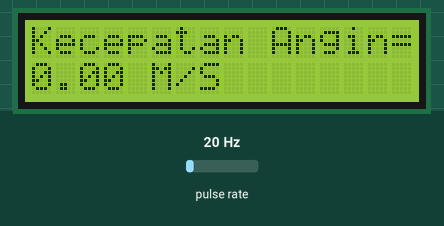
This sketch was run on a simulated ESP8266 (NodeMCU). Shown: 16×2 character LCD. Wiring (inferred from the names in the program): pulse sensor: data GPIO 14. Inputs (shaded band) come from the test bench; at power-on: pulse rate 20 Hz. What the sketch prints to the serial monitor is not drawn.

Above: at 0.1 s.
At 10.1 s:
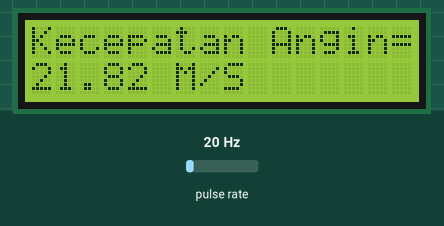
At 20.2 s:
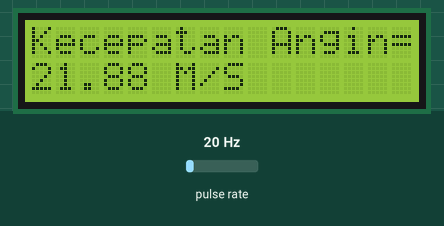

Measured:
- what the display in image 0 shows lasts 10.0 s, from 0.1 s to 10.1 s
- what the display in image 1 shows lasts 10.0 s, from 10.1 s to 20.1 s

The sketch:

kecepatan_angin_zhafira_NodeMCU_dengan_LCD.ino
```cpp
#include <LiquidCrystal_I2C.h>

int16_t alamat_i2c_lcd = 0x27;
LiquidCrystal_I2C lcd(alamat_i2c_lcd, 16, 2);
// anemometer parameters
volatile byte rpmcount; // hitung signals
volatile unsigned long last_micros;
unsigned long timeold;
unsigned long timemeasure = 10.00; // detik
int timetoSleep = 1;               // menit
unsigned long sleepTime = 15;      // menit
unsigned long timeNow;
int countThing = 0;
int GPIO_pulse = 14;               // NodeMCU = D5
float rpm, rotasi_per_detik;       // rotasi/detik
float kecepatan_kilometer_per_jam; // kilometer/jam
float kecepatan_meter_per_detik;   //meter/detik
volatile boolean flag = false;

void ICACHE_RAM_ATTR rpm_anemometer()
{
  flag = true;
}

void setup()
{
  pinMode(GPIO_pulse, INPUT_PULLUP);
  digitalWrite(GPIO_pulse, LOW);
  Serial.begin(9600);
  lcd.begin();
  lcd.backlight();
  lcd.clear();
  detachInterrupt(digitalPinToInterrupt(GPIO_pulse));                         // memulai Interrupt pada nol
  attachInterrupt(digitalPinToInterrupt(GPIO_pulse), rpm_anemometer, RISING); //Inisialisasi pin interupt
  rpmcount = 0;
  rpm = 0;
  timeold = 0;
  timeNow = 0;
  lcd.setCursor(0, 0);
  lcd.print("Kecepatan Angin=");
  lcd.setCursor(0, 1);
  lcd.print("0.00 M/S  ");

} // end of setup

void loop()
{
  // Cek apakah flag bernilai true, yang menandakan bahwa kondisi tertentu telah terpenuhi
  if (flag == true)
  {
    // Cek apakah waktu sejak deteksi terakhir sudah lebih dari atau sama dengan 5000 mikrodetik (5 milidetik)
    if (long(micros() - last_micros) >= 5000)
    {
      // Jika ya, maka tambahkan satu ke penghitung rpm (rpmcount)
      rpmcount++;
      // Perbarui waktu terakhir ketika magnet terdeteksi dengan waktu saat ini
      last_micros = micros();
    }
    // Setelah memproses, setel flag kembali ke false untuk menandakan bahwa kondisi telah ditangani
    flag = false; // reset flag
  }

  if ((millis() - timeold) >= timemeasure * 1000)
  {
    countThing++;
    detachInterrupt(digitalPinToInterrupt(GPIO_pulse));      // Menonaktifkan interrupt saat menghitung
    rotasi_per_detik = float(rpmcount) / float(timemeasure); // rotasi per detik

    //kecepatan_meter_per_detik = rotasi_per_detik; // rotasi/detik sebelum dikalibrasi untuk dijadikan meter per detik
    kecepatan_meter_per_detik = ((-0.0181 * (rotasi_per_detik * rotasi_per_detik)) + (1.3859 * rotasi_per_detik) + 1.4055); // meter/detik sesudah dikalibrasi dan sudah dijadikan meter per detik
    if (kecepatan_meter_per_detik <= 1.5)
    { // Minimum pembacaan sensor kecepatan angin adalah 1.5 meter/detik
      kecepatan_meter_per_detik = 0.0;
    }
    kecepatan_kilometer_per_jam = kecepatan_meter_per_detik * 3.6; // kilometer/jam
    Serial.print("rotasi_per_detik=");
    Serial.print(rotasi_per_detik);
    Serial.print("   kecepatan_meter_per_detik="); // Minimal kecepatan angin yang dapat dibaca sensor adalah 4 meter/detik dan maksimum 30 meter/detik.
    Serial.print(kecepatan_meter_per_detik);
    Serial.print("   kecepatan_kilometer_per_jam=");
    Serial.print(kecepatan_kilometer_per_jam);
    Serial.println("   ");
    lcd.setCursor(0, 0);
    lcd.print("Kecepatan Angin=");
    lcd.setCursor(0, 1);
    lcd.print(kecepatan_meter_per_detik);
    lcd.print(" M/S  ");
    if (countThing == 1) // kirim data per 10 detik sekali
    {
      Serial.println("Mengirim data ke server");
      countThing = 0;
    }
    timeold = millis();
    rpmcount = 0;
    attachInterrupt(digitalPinToInterrupt(GPIO_pulse), rpm_anemometer, RISING); // enable interrupt
  }

} // end of loop
```
